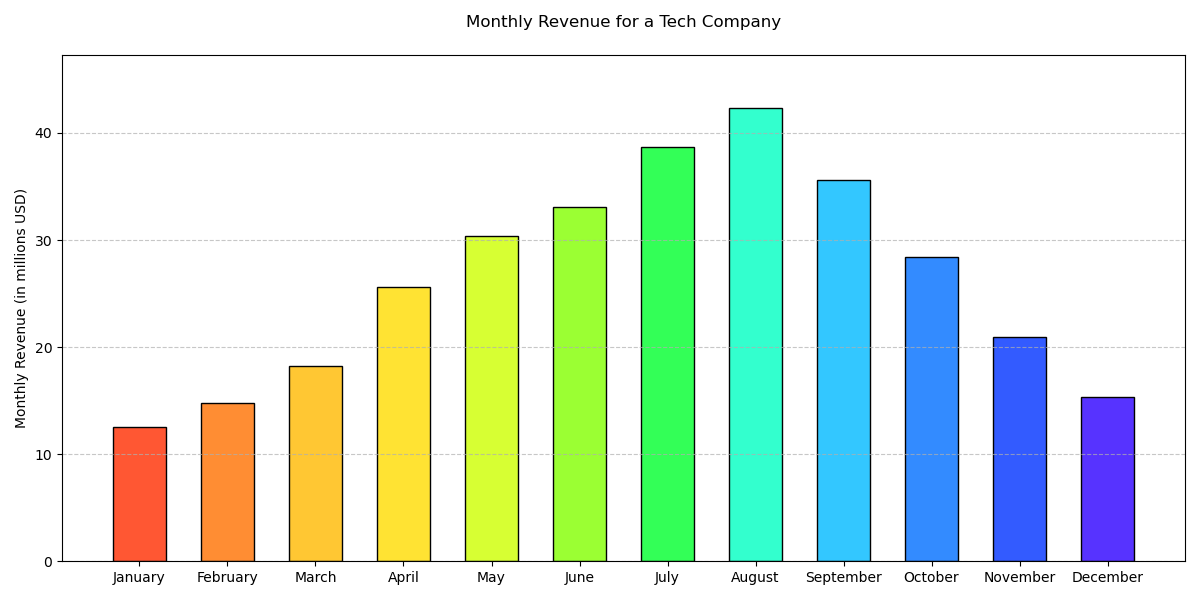

Python code for this plot:

import matplotlib.pyplot as plt

# Data
months = ['January', 'February', 'March', 'April', 'May', 'June', 
          'July', 'August', 'September', 'October', 'November', 'December']
revenue = [12.5, 14.8, 18.2, 25.6, 30.4, 33.1, 38.7, 42.3, 35.6, 28.4, 20.9, 15.3]
colors = ['#FF5733', '#FF8D33', '#FFC733', '#FFE333', '#D7FF33', '#9BFF33',
          '#33FF57', '#33FFCE', '#33C7FF', '#338BFF', '#335BFF', '#5733FF']

# Create a vertical bar chart
plt.figure(figsize=(12, 6))
bars = plt.bar(months, revenue, color=colors, edgecolor='black', width=0.6)

# Customizing the plot
plt.ylabel('Monthly Revenue (in millions USD)')
plt.title('Monthly Revenue for a Tech Company', pad=20)
plt.ylim(0, max(revenue) + 5)
plt.tight_layout()

# Show grid
plt.grid(axis='y', linestyle='--', alpha=0.7)

# Display the plot
plt.show()
